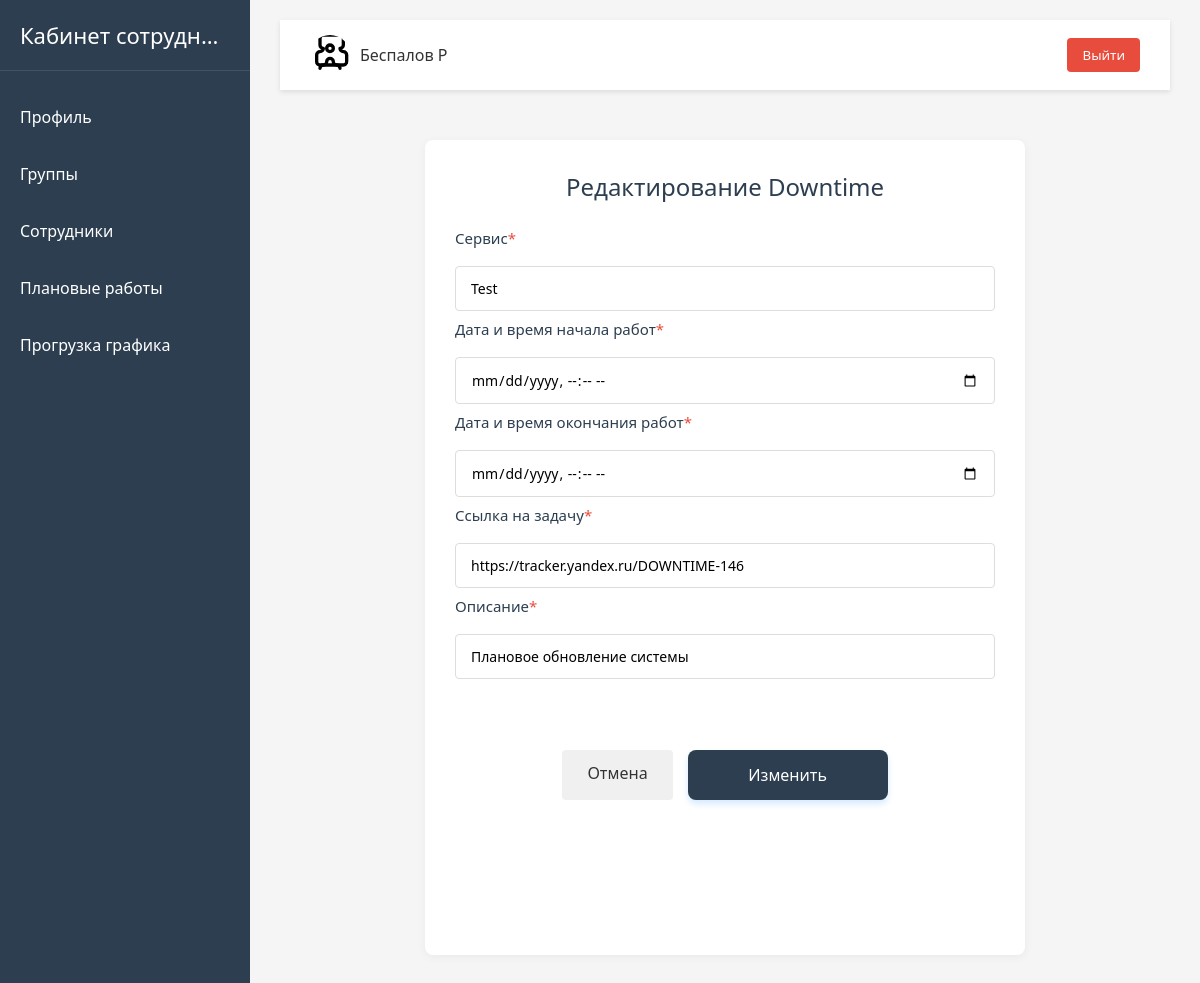
The app's page /downtime/15/edit/ (signed in), older data.
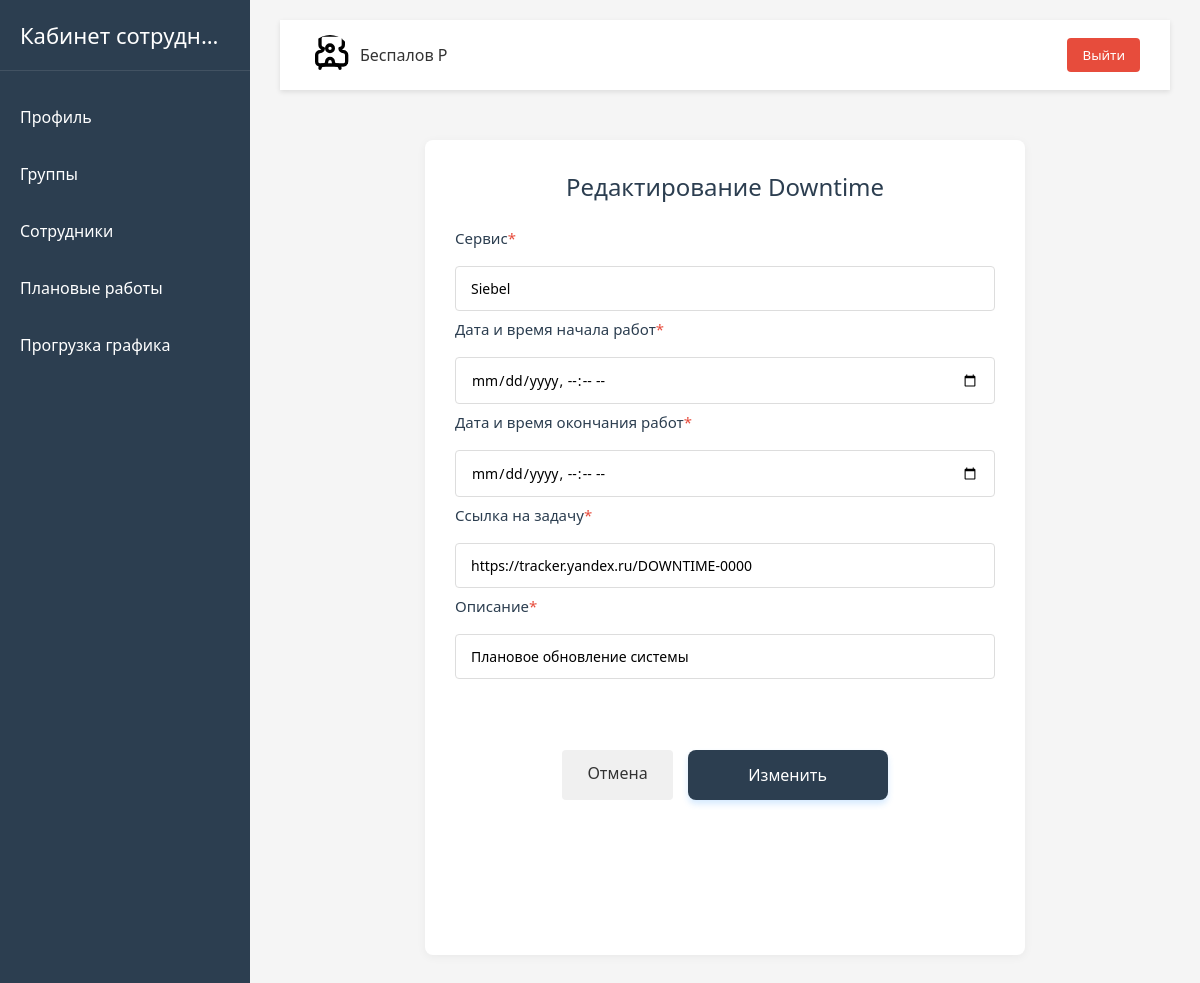
The same page, newer data.
### downtimes/models.py (models this page shows, shortened)
class Downtime(models.Model):
    service = models.CharField("Сервис", max_length=50)
    start_downtime = models.DateTimeField(
        "Дата и время начала работ",
        validators=(check_date,)
    )
    end_downtime = models.DateTimeField(
        "Дата и время окончания работ",
        validators=(check_date,)
    )
    gsma_employee = models.ForeignKey(
        User,
        on_delete=models.SET_NULL,
        null=True,
        related_name="downtimes",
        verbose_name="Сотрудник от ГСМАиЦП"
    )
    link_task = models.URLField("Ссылка на задачу", max_length=150)
    description = models.TextField("Описание")
    author = models.ForeignKey(
        User,
        on_delete=models.SET_NULL,
        null=True,
        related_name="downtimes_author",
        verbose_name="Автор"
    )
    created_at = models.DateTimeField(
        "Дата создания записи",
        auto_now_add=True
    )
    class Meta:
        verbose_name = "Проведение работ на сервисе"
        verbose_name_plural = "Проведение работ на сервисе"
        ordering = ("-start_downtime",)
        constraints = [
            models.UniqueConstraint(
                fields=[
                    "gsma_employee",
                    "service",
                    "start_downtime",
                    "end_downtime"
                ],
                name='unique_downtime'
            )
        ]

### downtimes/views.py (the view, shortened to what this page needs)
@login_required
def edit_downtimes(request, id):
    downtime = get_object_or_404(Downtime, id=id)
    form = DowntimeForm(request.POST or None, instance=downtime)
    context = {
        "form": form,
        "downtime": downtime
    }
    return render(request, "downtime/added_downtime.html", context)

### downtimes/forms.py
class DowntimeForm(forms.ModelForm):
    start_first_reminder = forms.DateTimeField(
        label="Время первого напоминания",
        required=False,
        widget=forms.DateTimeInput(
            format='%Y-%m-%d %H:%M',
            attrs={'type': 'datetime-local'}
        ),
        help_text=(
            "*Данное поле необязательно, "
            "если не указать будут установлены "
            "стандартные значения напоминания"
        )
    )
    class Meta:
        model = Downtime
        fields = (
            "service",
            "start_downtime",
            "end_downtime",
            "link_task",
            "description"
        )
        widgets = {
            "start_downtime": forms.DateTimeInput(
                format='%Y-%m-%d %H:%M',
                attrs={'type': 'datetime-local'}
            ),
            "end_downtime": forms.DateTimeInput(
                format='%Y-%m-%d %H:%M',
                attrs={'type': 'datetime-local'}
            )
        }

### templates/downtime/added_downtime.html (shortened to what this page needs)
{% extends "base.html" %}
{% load static %}
{% block content %}
<div class="downtimes-container">
    <div class="downtime-form-container">
        {% if "/edit/" in request.path %}
            <h1 class="form-title">Редактирование Downtime</h1>
        {% else %}
            <h1 class="form-title">Добавление Downtime</h1>
        {% endif %}
        <form method="post" class="downtime-form">
            {% for field in form %}
            <div class="form-group {% if field.errors %}has-error{% endif %}">
                {% if field.field.widget.input_type == 'textarea' %}
                    <label for="{{ field.id_for_label }}" class="form-label">
                        {{ field.label }}
                        {% if field.field.required %}<span style="color: #e74c3c;">*</span>{% endif %}
                    </label>
                    <textarea name="{{ field.name }}" id="{{ field.id_for_label }}" class="form-textarea"
                              placeholder="{{ field.field.widget.attrs.placeholder|default:'' }}">{{ field.value|default:'' }}</textarea>
                {% elif field.field.widget.input_type == 'datetime-local' %}
                    {% if field.name != 'start_first_reminder' %}
                        <label for="{{ field.id_for_label }}" class="form-label">
                            {{ field.label }}
                            {% if field.field.required %}<span style="color: #e74c3c;">*</span>{% endif %}
                        </label>
                        <input type="datetime-local" name="{{ field.name }}" id="{{ field.id_for_label }}"
                            class="form-input" value="{{ field.value|default:'' }}">
                    {% endif %}
                {% else %}
                    <label for="{{ field.id_for_label }}" class="form-label">
                        {{ field.label }}
                        {% if field.field.required %}<span style="color: #e74c3c;">*</span>{% endif %}
                    </label>
                    <input type="{{ field.field.widget.input_type }}" name="{{ field.name }}"
                           id="{{ field.id_for_label }}" class="form-input"
                           value="{{ field.value|default:'' }}"
                           placeholder="{{ field.field.widget.attrs.placeholder|default:'' }}">
                {% endif %}
            {% endfor %}
            </div>
            <div class="form-actions">
                <a href="{% url 'downtimes:downtime' %}" class="cancel-btn">Отмена</a>
                {% if "/edit/" in request.path %}
                    <button type="submit" class="submit-btn">Изменить</button>
                {% else %}
                    <button type="submit" class="submit-btn">Добавить</button>
                {% endif %}
            </div>
        </form>
    </div>
</div>
{% endblock %}

Row changes from the older to the newer data that the page shows:
changed Downtime "Плановое обновление системы": service "Test" → "Siebel"; link_task "https://tracker.yandex.ru/DOWNTIME-146" → "https://tracker.yandex.ru/DOWNTIME-0000"
